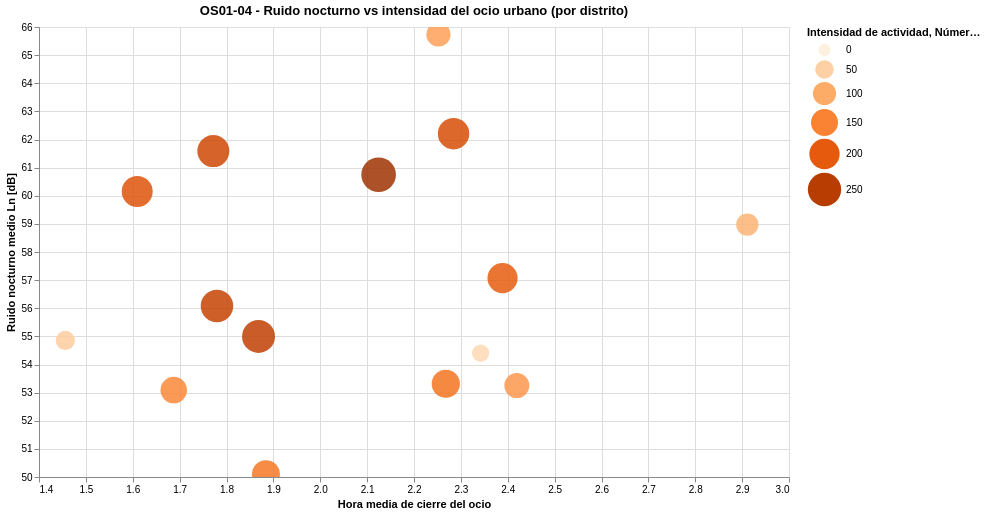

The notebook cell this image was saved under:
### Markdown cell above
id_terraza es el único indicador consistente de existencia de terraza.
* Se cuentan terrazas por barrio.
* Se alinea con “actividad nocturna exterior”.

Refuerza la hipótesis ruido–ocio
Evita errores por NaNs estructurales de mesas/sillas.

El número de terrazas por barrio se estimó a partir del identificador de terraza presente en el dataset de locales, contabilizando aquellas observaciones con terraza asociada. Esta aproximación permite medir la intensidad del ocio exterior de forma consistente, evitando problemas derivados de información incompleta sobre mesas o sillas.

El ruido nocturno se caracterizó a partir del indicador Ln, asociado a cada estación acústica. 
La asignación espacial a barrios se realizó mediante la vinculación de cada estación con su barrio correspondiente, permitiendo obtener un nivel medio de ruido nocturno a escala de barrio.

### Code cell
# =========================================================
# OS01 · VISUALIZACIÓN 04
# Ruido nocturno vs intensidad del ocio (POR DISTRITO)
# =========================================================

# ---------------------------------------------------------
# 0. Función de normalización de texto (CLAVE)
# ---------------------------------------------------------
def normaliza_texto(s):
    if pd.isna(s):
        return s
    s = unicodedata.normalize("NFKD", s)
    s = "".join(c for c in s if not unicodedata.combining(c))
    return s.upper().strip()

# =========================================================
# 1. ACTIVIDAD URBANA NOCTURNA → DISTRITO
# =========================================================

df_act = df_06_locales.copy()

# Mapeo correcto de hora de cierre
mapa_horas = {12: 23, 13: 24, 14: 1, 15: 2, 16: 3}

df_act = df_act[df_act["hora_cierre_num"].isin(mapa_horas)]
df_act["hora_cierre_real"] = df_act["hora_cierre_num"].map(mapa_horas)

# Agregado por distrito
df_actividad_distrito = (
    df_act
    .groupby("distrito", as_index=False)
    .agg(
        hora_cierre_media=("hora_cierre_real", "mean"),
        num_locales=("id_local", "nunique"),
        num_terrazas=("id_terraza", lambda x: x.notna().sum())
    )
)

df_actividad_distrito["distrito_norm"] = df_actividad_distrito["distrito"].apply(normaliza_texto)

# =========================================================
# 2. RUIDO NOCTURNO (Ln) → DISTRITO
# =========================================================

df_ruido = df_02_cont_acustic.copy()

# Ruido nocturno: Ln ≠ NaN
df_ruido = df_ruido[df_ruido["ln"].notna()]

# Añadir distrito desde estaciones
df_ruido = df_ruido.merge(
    df_05_est_ac[["estacion", "distrito"]],
    on="estacion",
    how="left"
)

# Agregado por distrito
df_ruido_distrito = (
    df_ruido
    .groupby("distrito", as_index=False)
    .agg(
        laeq_nocturno=("ln", "mean")
    )
)

df_ruido_distrito["distrito_norm"] = df_ruido_distrito["distrito"].apply(normaliza_texto)

# =========================================================
# 3. DATASET FINAL INTEGRADO (ROBUSTO)
# =========================================================

df_corr_distrito = (
    df_actividad_distrito
    .merge(
        df_ruido_distrito,
        on="distrito_norm",
        how="inner",
        suffixes=("_act", "_ruido")
    )
)

# =========================================================
# 4. SCATTER FINAL
# =========================================================

scatter_nocturno = (
    alt.Chart(df_corr_distrito)
    .mark_circle(opacity=0.85)
    .encode(
        x=alt.X(
            "hora_cierre_media:Q",
            title="Hora media de cierre del ocio",
            scale=alt.Scale(zero=False)
        ),
        y=alt.Y(
            "laeq_nocturno:Q",
            title="Ruido nocturno medio Ln [dB]",
            scale=alt.Scale(zero=False)
        ),
        size=alt.Size(
            "num_locales:Q",
            title="Número de locales",
            scale=alt.Scale(range=[150, 1200])
        ),
        color=alt.Color(
            "num_locales:Q",
            title="Intensidad de actividad",
            scale=alt.Scale(scheme="oranges")
        ),
        tooltip=[
            alt.Tooltip("distrito_act:N", title="Distrito"),
            alt.Tooltip("hora_cierre_media:Q", format=".2f"),
            alt.Tooltip("laeq_nocturno:Q", format=".1f"),
            alt.Tooltip("num_locales:Q", title="Locales"),
            alt.Tooltip("num_terrazas:Q", title="Terrazas")
        ]
    )
    .interactive()
    .properties(
        width=750,
        height=450,
        title="OS01-04 - Ruido nocturno vs intensidad del ocio urbano (por distrito)"
    )
)

scatter_nocturno

### Figure 1 — Vega-Lite specification as saved in the notebook (floating-point values rounded to 4 significant figures)
{"$schema": "https://vega.github.io/schema/vega-lite/v5.20.1.json", "config": {"view": {"continuousHeight": 300, "continuousWidth": 300}}, "data": {"name": "data-e403f2a7ec5e47427af37ab37a1eba3c"}, "datasets": {"data-e403f2a7ec5e47427af37ab37a1eba3c": [{"distrito_act": "ARGANZUELA", "distrito_norm": "ARGANZUELA", "distrito_ruido": "Arganzuela", "hora_cierre_media": 1.884, "laeq_nocturno": 50.1, "num_locales": 164, "num_terrazas": 3}, {"distrito_act": "BARAJAS", "distrito_norm": "BARAJAS", "distrito_ruido": "Barajas", "hora_cierre_media": 2.342, "laeq_nocturno": 54.41, "num_locales": 38, "num_terrazas": 1}, {"distrito_act": "CARABANCHEL", "distrito_norm": "CARABANCHEL", "distrito_ruido": "Carabanchel", "hora_cierre_media": 1.78, "laeq_nocturno": 56.08, "num_locales": 236, "num_terrazas": 6}, {"distrito_act": "CENTRO", "distrito_norm": "CENTRO", "distrito_ruido": "Centro", "hora_cierre_media": 1.772, "laeq_nocturno": 61.59, "num_locales": 228, "num_terrazas": 0}, {"distrito_act": "CHAMARTIN", "distrito_norm": "CHAMARTIN", "distrito_ruido": "Chamartín", "hora_cierre_media": 1.61, "laeq_nocturno": 60.15, "num_locales": 210, "num_terrazas": 3}, {"distrito_act": "CHAMBERI", "distrito_norm": "CHAMBERI", "distrito_ruido": "Chamberí", "hora_cierre_media": 2.284, "laeq_nocturno": 62.21, "num_locales": 218, "num_terrazas": 1}, {"distrito_act": "CIUDAD LINEAL", "distrito_norm": "CIUDAD LINEAL", "distrito_ruido": "Ciudad Lineal", "hora_cierre_media": 1.868, "laeq_nocturno": 55.0, "num_locales": 243, "num_terrazas": 2}, {"distrito_act": "HORTALEZA", "distrito_norm": "HORTALEZA", "distrito_ruido": "Hortaleza", "hora_cierre_media": 2.419, "laeq_nocturno": 53.25, "num_locales": 124, "num_terrazas": 1}, {"distrito_act": "LATINA", "distrito_norm": "LATINA", "distrito_ruido": "Latina", "hora_cierre_media": 2.389, "laeq_nocturno": 57.07, "num_locales": 198, "num_terrazas": 1}, {"distrito_act": "MORATALAZ", "distrito_norm": "MORATALAZ", "distrito_ruido": "Moratalaz", "hora_cierre_media": 1.456, "laeq_nocturno": 54.85, "num_locales": 57, "num_terrazas": 0}, {"distrito_act": "PUENTE DE VALLECAS", "distrito_norm": "PUENTE DE VALLECAS", "distrito_ruido": "Puente de Vallecas", "hora_cierre_media": 1.688, "laeq_nocturno": 53.09, "num_locales": 144, "num_terrazas": 3}, {"distrito_act": "RETIRO", "distrito_norm": "RETIRO", "distrito_ruido": "Retiro", "hora_cierre_media": 2.252, "laeq_nocturno": 65.74, "num_locales": 115, "num_terrazas": 1}, {"distrito_act": "SALAMANCA", "distrito_norm": "SALAMANCA", "distrito_ruido": "Salamanca", "hora_cierre_media": 2.125, "laeq_nocturno": 60.75, "num_locales": 273, "num_terrazas": 3}, {"distrito_act": "VILLA DE VALLECAS", "distrito_norm": "VILLA DE VALLECAS", "distrito_ruido": "Villa de Vallecas", "hora_cierre_media": 2.911, "laeq_nocturno": 58.97, "num_locales": 90, "num_terrazas": 0}, {"distrito_act": "VILLAVERDE", "distrito_norm": "VILLAVERDE", "distrito_ruido": "Villaverde", "hora_cierre_media": 2.268, "laeq_nocturno": 53.32, "num_locales": 168, "num_terrazas": 0}]}, "encoding": {"color": {"field": "num_locales", "scale": {"scheme": "oranges"}, "title": "Intensidad de actividad", "type": "quantitative"}, "size": {"field": "num_locales", "scale": {"range": [150, 1200]}, "title": "Número de locales", "type": "quantitative"}, "tooltip": [{"field": "distrito_act", "title": "Distrito", "type": "nominal"}, {"field": "hora_cierre_media", "format": ".2f", "type": "quantitative"}, {"field": "laeq_nocturno", "format": ".1f", "type": "quantitative"}, {"field": "num_locales", "title": "Locales", "type": "quantitative"}, {"field": "num_terrazas", "title": "Terrazas", "type": "quantitative"}], "x": {"field": "hora_cierre_media", "scale": {"zero": false}, "title": "Hora media de cierre del ocio", "type": "quantitative"}, "y": {"field": "laeq_nocturno", "scale": {"zero": false}, "title": "Ruido nocturno medio Ln [dB]", "type": "quantitative"}}, "height": 450, "mark": {"opacity": 0.85, "type": "circle"}, "params": [{"bind": "scales", "name": "param_30", "select": {"encodings": ["x", "y"], "type": "interval"}}], "title": "OS01-04 - Ruido nocturno vs intensidad del ocio urbano (por distrito)", "width": 750}
